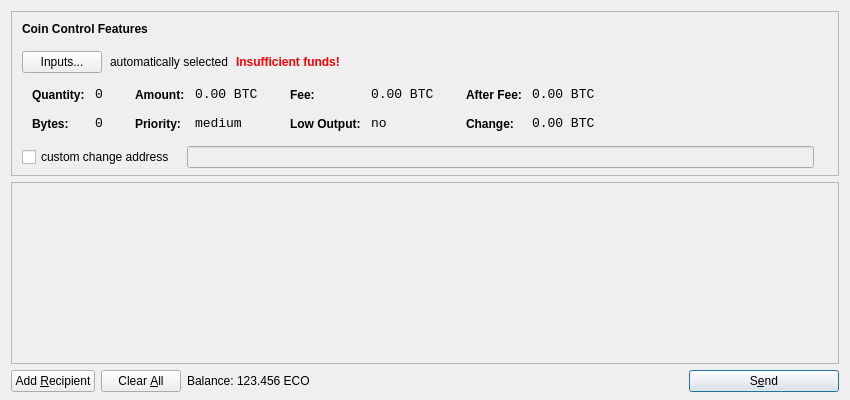
<?xml version="1.0" encoding="UTF-8"?>
<ui version="4.0">
 <class>SendCoinsDialog</class>
 <widget class="QDialog" name="SendCoinsDialog">
  <property name="geometry">
   <rect>
    <x>0</x>
    <y>0</y>
    <width>850</width>
    <height>400</height>
   </rect>
  </property>
  <property name="windowTitle">
   <string>Send Coins</string>
  </property>
  <layout class="QVBoxLayout" name="verticalLayout" stretch="0,1,0">
   <property name="bottomMargin">
    <number>8</number>
   </property>
   <item>
    <widget class="QFrame" name="frameCoinControl">
     <property name="sizePolicy">
      <sizepolicy hsizetype="Expanding" vsizetype="Expanding">
       <horstretch>0</horstretch>
       <verstretch>0</verstretch>
      </sizepolicy>
     </property>
     <property name="maximumSize">
      <size>
       <width>16777215</width>
       <height>16777215</height>
      </size>
     </property>
     <property name="frameShape">
      <enum>QFrame::StyledPanel</enum>
     </property>
     <property name="frameShadow">
      <enum>QFrame::Sunken</enum>
     </property>
     <layout class="QVBoxLayout" name="verticalLayoutCoinControl2">
      <property name="spacing">
       <number>-1</number>
      </property>
      <property name="leftMargin">
       <number>0</number>
      </property>
      <property name="topMargin">
       <number>0</number>
      </property>
      <property name="rightMargin">
       <number>0</number>
      </property>
      <property name="bottomMargin">
       <number>6</number>
      </property>
      <item>
       <layout class="QVBoxLayout" name="verticalLayoutCoinControl" stretch="0,0,0,0,1">
        <property name="spacing">
         <number>0</number>
        </property>
        <property name="leftMargin">
         <number>10</number>
        </property>
        <property name="topMargin">
         <number>10</number>
        </property>
        <item>
         <layout class="QHBoxLayout" name="horizontalLayoutCoinControl1">
          <property name="bottomMargin">
           <number>15</number>
          </property>
          <item>
           <widget class="QLabel" name="labelCoinControlFeatures">
            <property name="sizePolicy">
             <sizepolicy hsizetype="Preferred" vsizetype="Maximum">
              <horstretch>0</horstretch>
              <verstretch>0</verstretch>
             </sizepolicy>
            </property>
            <property name="font">
             <font>
              <weight>75</weight>
              <bold>true</bold>
             </font>
            </property>
            <property name="styleSheet">
             <string notr="true">font-weight:bold;</string>
            </property>
            <property name="text">
             <string>Coin Control Features</string>
            </property>
           </widget>
          </item>
         </layout>
        </item>
        <item>
         <layout class="QHBoxLayout" name="horizontalLayoutCoinControl2" stretch="0,0,0,0">
          <property name="spacing">
           <number>8</number>
          </property>
          <property name="bottomMargin">
           <number>10</number>
          </property>
          <item>
           <widget class="QPushButton" name="pushButtonCoinControl">
            <property name="styleSheet">
             <string notr="true"/>
            </property>
            <property name="text">
             <string>Inputs...</string>
            </property>
           </widget>
          </item>
          <item>
           <widget class="QLabel" name="labelCoinControlAutomaticallySelected">
            <property name="text">
             <string>automatically selected</string>
            </property>
            <property name="margin">
             <number>5</number>
            </property>
           </widget>
          </item>
          <item>
           <widget class="QLabel" name="labelCoinControlInsuffFunds">
            <property name="font">
             <font>
              <weight>75</weight>
              <bold>true</bold>
             </font>
            </property>
            <property name="styleSheet">
             <string notr="true">color:red;font-weight:bold;</string>
            </property>
            <property name="text">
             <string>Insufficient funds!</string>
            </property>
            <property name="margin">
             <number>5</number>
            </property>
           </widget>
          </item>
          <item>
           <spacer name="horizontalSpacerCoinControl">
            <property name="orientation">
             <enum>Qt::Horizontal</enum>
            </property>
            <property name="sizeHint" stdset="0">
             <size>
              <width>40</width>
              <height>1</height>
             </size>
            </property>
           </spacer>
          </item>
         </layout>
        </item>
        <item>
         <widget class="QWidget" name="widgetCoinControl" native="true">
          <property name="sizePolicy">
           <sizepolicy hsizetype="Preferred" vsizetype="Preferred">
            <horstretch>0</horstretch>
            <verstretch>0</verstretch>
           </sizepolicy>
          </property>
          <property name="minimumSize">
           <size>
            <width>0</width>
            <height>0</height>
           </size>
          </property>
          <property name="styleSheet">
           <string notr="true"/>
          </property>
          <layout class="QHBoxLayout" name="horizontalLayoutCoinControl5">
           <property name="margin">
            <number>0</number>
           </property>
           <item>
            <layout class="QHBoxLayout" name="horizontalLayoutCoinControl3" stretch="0,0,0,1">
             <property name="spacing">
              <number>20</number>
             </property>
             <property name="topMargin">
              <number>0</number>
             </property>
             <property name="bottomMargin">
              <number>10</number>
             </property>
             <item>
              <layout class="QFormLayout" name="formLayoutCoinControl1">
               <property name="horizontalSpacing">
                <number>10</number>
               </property>
               <property name="verticalSpacing">
                <number>14</number>
               </property>
               <property name="leftMargin">
                <number>10</number>
               </property>
               <property name="topMargin">
                <number>4</number>
               </property>
               <property name="rightMargin">
                <number>6</number>
               </property>
               <item row="0" column="0">
                <widget class="QLabel" name="labelCoinControlQuantityText">
                 <property name="styleSheet">
                  <string notr="true">font-weight:bold;</string>
                 </property>
                 <property name="text">
                  <string>Quantity:</string>
                 </property>
                 <property name="margin">
                  <number>0</number>
                 </property>
                </widget>
               </item>
               <item row="0" column="1">
                <widget class="QLabel" name="labelCoinControlQuantity">
                 <property name="font">
                  <font>
                   <family>Monospace</family>
                   <pointsize>10</pointsize>
                  </font>
                 </property>
                 <property name="cursor">
                  <cursorShape>IBeamCursor</cursorShape>
                 </property>
                 <property name="contextMenuPolicy">
                  <enum>Qt::ActionsContextMenu</enum>
                 </property>
                 <property name="text">
                  <string notr="true">0</string>
                 </property>
                 <property name="margin">
                  <number>0</number>
                 </property>
                 <property name="textInteractionFlags">
                  <set>Qt::LinksAccessibleByMouse|Qt::TextSelectableByKeyboard|Qt::TextSelectableByMouse</set>
                 </property>
                </widget>
               </item>
               <item row="1" column="0">
                <widget class="QLabel" name="labelCoinControlBytesText">
                 <property name="styleSheet">
                  <string notr="true">font-weight:bold;</string>
                 </property>
                 <property name="text">
                  <string>Bytes:</string>
                 </property>
                </widget>
               </item>
               <item row="1" column="1">
                <widget class="QLabel" name="labelCoinControlBytes">
                 <property name="font">
                  <font>
                   <family>Monospace</family>
                   <pointsize>10</pointsize>
                  </font>
                 </property>
                 <property name="cursor">
                  <cursorShape>IBeamCursor</cursorShape>
                 </property>
                 <property name="contextMenuPolicy">
                  <enum>Qt::ActionsContextMenu</enum>
                 </property>
                 <property name="text">
                  <string notr="true">0</string>
                 </property>
                 <property name="textInteractionFlags">
                  <set>Qt::LinksAccessibleByMouse|Qt::TextSelectableByKeyboard|Qt::TextSelectableByMouse</set>
                 </property>
                </widget>
               </item>
              </layout>
             </item>
             <item>
              <layout class="QFormLayout" name="formLayoutCoinControl2">
               <property name="horizontalSpacing">
                <number>10</number>
               </property>
               <property name="verticalSpacing">
                <number>14</number>
               </property>
               <property name="leftMargin">
                <number>6</number>
               </property>
               <property name="topMargin">
                <number>4</number>
               </property>
               <property name="rightMargin">
                <number>6</number>
               </property>
               <item row="0" column="0">
                <widget class="QLabel" name="labelCoinControlAmountText">
                 <property name="styleSheet">
                  <string notr="true">font-weight:bold;</string>
                 </property>
                 <property name="text">
                  <string>Amount:</string>
                 </property>
                 <property name="margin">
                  <number>0</number>
                 </property>
                </widget>
               </item>
               <item row="0" column="1">
                <widget class="QLabel" name="labelCoinControlAmount">
                 <property name="font">
                  <font>
                   <family>Monospace</family>
                   <pointsize>10</pointsize>
                  </font>
                 </property>
                 <property name="cursor">
                  <cursorShape>IBeamCursor</cursorShape>
                 </property>
                 <property name="contextMenuPolicy">
                  <enum>Qt::ActionsContextMenu</enum>
                 </property>
                 <property name="text">
                  <string notr="true">0.00 BTC</string>
                 </property>
                 <property name="textInteractionFlags">
                  <set>Qt::LinksAccessibleByMouse|Qt::TextSelectableByKeyboard|Qt::TextSelectableByMouse</set>
                 </property>
                </widget>
               </item>
               <item row="1" column="0">
                <widget class="QLabel" name="labelCoinControlPriorityText">
                 <property name="styleSheet">
                  <string notr="true">font-weight:bold;</string>
                 </property>
                 <property name="text">
                  <string>Priority:</string>
                 </property>
                </widget>
               </item>
               <item row="1" column="1">
                <widget class="QLabel" name="labelCoinControlPriority">
                 <property name="font">
                  <font>
                   <family>Monospace</family>
                   <pointsize>10</pointsize>
                  </font>
                 </property>
                 <property name="cursor">
                  <cursorShape>IBeamCursor</cursorShape>
                 </property>
                 <property name="contextMenuPolicy">
                  <enum>Qt::ActionsContextMenu</enum>
                 </property>
                 <property name="text">
                  <string>medium</string>
                 </property>
                 <property name="textInteractionFlags">
                  <set>Qt::LinksAccessibleByMouse|Qt::TextSelectableByKeyboard|Qt::TextSelectableByMouse</set>
                 </property>
                </widget>
               </item>
              </layout>
             </item>
             <item>
              <layout class="QFormLayout" name="formLayoutCoinControl3">
               <property name="horizontalSpacing">
                <number>10</number>
               </property>
               <property name="verticalSpacing">
                <number>14</number>
               </property>
               <property name="leftMargin">
                <number>6</number>
               </property>
               <property name="topMargin">
                <number>4</number>
               </property>
               <property name="rightMargin">
                <number>6</number>
               </property>
               <item row="0" column="0">
                <widget class="QLabel" name="labelCoinControlFeeText">
                 <property name="styleSheet">
                  <string notr="true">font-weight:bold;</string>
                 </property>
                 <property name="text">
                  <string>Fee:</string>
                 </property>
                 <property name="margin">
                  <number>0</number>
                 </property>
                </widget>
               </item>
               <item row="0" column="1">
                <widget class="QLabel" name="labelCoinControlFee">
                 <property name="font">
                  <font>
                   <family>Monospace</family>
                   <pointsize>10</pointsize>
                  </font>
                 </property>
                 <property name="cursor">
                  <cursorShape>IBeamCursor</cursorShape>
                 </property>
                 <property name="contextMenuPolicy">
                  <enum>Qt::ActionsContextMenu</enum>
                 </property>
                 <property name="text">
                  <string notr="true">0.00 BTC</string>
                 </property>
                 <property name="textInteractionFlags">
                  <set>Qt::LinksAccessibleByMouse|Qt::TextSelectableByKeyboard|Qt::TextSelectableByMouse</set>
                 </property>
                </widget>
               </item>
               <item row="1" column="0">
                <widget class="QLabel" name="labelCoinControlLowOutputText">
                 <property name="styleSheet">
                  <string notr="true">font-weight:bold;</string>
                 </property>
                 <property name="text">
                  <string>Low Output:</string>
                 </property>
                </widget>
               </item>
               <item row="1" column="1">
                <widget class="QLabel" name="labelCoinControlLowOutput">
                 <property name="font">
                  <font>
                   <family>Monospace</family>
                   <pointsize>10</pointsize>
                  </font>
                 </property>
                 <property name="cursor">
                  <cursorShape>IBeamCursor</cursorShape>
                 </property>
                 <property name="contextMenuPolicy">
                  <enum>Qt::ActionsContextMenu</enum>
                 </property>
                 <property name="text">
                  <string>no</string>
                 </property>
                 <property name="textInteractionFlags">
                  <set>Qt::LinksAccessibleByMouse|Qt::TextSelectableByKeyboard|Qt::TextSelectableByMouse</set>
                 </property>
                </widget>
               </item>
              </layout>
             </item>
             <item>
              <layout class="QFormLayout" name="formLayoutCoinControl4">
               <property name="horizontalSpacing">
                <number>10</number>
               </property>
               <property name="verticalSpacing">
                <number>14</number>
               </property>
               <property name="leftMargin">
                <number>6</number>
               </property>
               <property name="topMargin">
                <number>4</number>
               </property>
               <property name="rightMargin">
                <number>6</number>
               </property>
               <item row="0" column="0">
                <widget class="QLabel" name="labelCoinControlAfterFeeText">
                 <property name="styleSheet">
                  <string notr="true">font-weight:bold;</string>
                 </property>
                 <property name="text">
                  <string>After Fee:</string>
                 </property>
                 <property name="margin">
                  <number>0</number>
                 </property>
                </widget>
               </item>
               <item row="0" column="1">
                <widget class="QLabel" name="labelCoinControlAfterFee">
                 <property name="font">
                  <font>
                   <family>Monospace</family>
                   <pointsize>10</pointsize>
                  </font>
                 </property>
                 <property name="cursor">
                  <cursorShape>IBeamCursor</cursorShape>
                 </property>
                 <property name="contextMenuPolicy">
                  <enum>Qt::ActionsContextMenu</enum>
                 </property>
                 <property name="text">
                  <string notr="true">0.00 BTC</string>
                 </property>
                 <property name="textInteractionFlags">
                  <set>Qt::LinksAccessibleByMouse|Qt::TextSelectableByKeyboard|Qt::TextSelectableByMouse</set>
                 </property>
                </widget>
               </item>
               <item row="1" column="0">
                <widget class="QLabel" name="labelCoinControlChangeText">
                 <property name="styleSheet">
                  <string notr="true">font-weight:bold;</string>
                 </property>
                 <property name="text">
                  <string>Change:</string>
                 </property>
                </widget>
               </item>
               <item row="1" column="1">
                <widget class="QLabel" name="labelCoinControlChange">
                 <property name="font">
                  <font>
                   <family>Monospace</family>
                   <pointsize>10</pointsize>
                  </font>
                 </property>
                 <property name="cursor">
                  <cursorShape>IBeamCursor</cursorShape>
                 </property>
                 <property name="contextMenuPolicy">
                  <enum>Qt::ActionsContextMenu</enum>
                 </property>
                 <property name="text">
                  <string notr="true">0.00 BTC</string>
                 </property>
                 <property name="textInteractionFlags">
                  <set>Qt::LinksAccessibleByMouse|Qt::TextSelectableByKeyboard|Qt::TextSelectableByMouse</set>
                 </property>
                </widget>
               </item>
              </layout>
             </item>
            </layout>
           </item>
          </layout>
         </widget>
        </item>
        <item>
         <layout class="QHBoxLayout" name="horizontalLayoutCoinControl4" stretch="0,0,0">
          <property name="spacing">
           <number>12</number>
          </property>
          <property name="sizeConstraint">
           <enum>QLayout::SetDefaultConstraint</enum>
          </property>
          <property name="topMargin">
           <number>5</number>
          </property>
          <property name="rightMargin">
           <number>5</number>
          </property>
          <item>
           <widget class="QCheckBox" name="checkBoxCoinControlChange">
            <property name="text">
             <string>custom change address</string>
            </property>
           </widget>
          </item>
          <item>
           <widget class="QLineEdit" name="lineEditCoinControlChange">
            <property name="enabled">
             <bool>false</bool>
            </property>
            <property name="sizePolicy">
             <sizepolicy hsizetype="Expanding" vsizetype="Fixed">
              <horstretch>0</horstretch>
              <verstretch>0</verstretch>
             </sizepolicy>
            </property>
           </widget>
          </item>
          <item>
           <widget class="QLabel" name="labelCoinControlChangeLabel">
            <property name="sizePolicy">
             <sizepolicy hsizetype="Preferred" vsizetype="Expanding">
              <horstretch>0</horstretch>
              <verstretch>0</verstretch>
             </sizepolicy>
            </property>
            <property name="minimumSize">
             <size>
              <width>0</width>
              <height>0</height>
             </size>
            </property>
            <property name="text">
             <string/>
            </property>
            <property name="margin">
             <number>3</number>
            </property>
           </widget>
          </item>
         </layout>
        </item>
        <item>
         <spacer name="verticalSpacerCoinControl">
          <property name="orientation">
           <enum>Qt::Vertical</enum>
          </property>
          <property name="sizeHint" stdset="0">
           <size>
            <width>800</width>
            <height>1</height>
           </size>
          </property>
         </spacer>
        </item>
       </layout>
      </item>
     </layout>
    </widget>
   </item>
   <item>
    <widget class="QScrollArea" name="scrollArea">
     <property name="widgetResizable">
      <bool>true</bool>
     </property>
     <widget class="QWidget" name="scrollAreaWidgetContents">
      <property name="geometry">
       <rect>
        <x>0</x>
        <y>0</y>
        <width>830</width>
        <height>165</height>
       </rect>
      </property>
      <layout class="QVBoxLayout" name="verticalLayout_2">
       <property name="margin">
        <number>0</number>
       </property>
       <item>
        <layout class="QVBoxLayout" name="entries">
         <property name="spacing">
          <number>6</number>
         </property>
        </layout>
       </item>
       <item>
        <spacer name="verticalSpacer">
         <property name="orientation">
          <enum>Qt::Vertical</enum>
         </property>
         <property name="sizeHint" stdset="0">
          <size>
           <width>20</width>
           <height>40</height>
          </size>
         </property>
        </spacer>
       </item>
      </layout>
     </widget>
    </widget>
   </item>
   <item>
    <layout class="QHBoxLayout" name="horizontalLayout">
     <item>
      <widget class="QPushButton" name="addButton">
       <property name="toolTip">
        <string>Send to multiple recipients at once</string>
       </property>
       <property name="text">
        <string>Add &amp;Recipient</string>
       </property>
       <property name="icon">
        <iconset resource="../bitcoin.qrc">
         <normaloff>:/icons/add</normaloff>:/icons/add</iconset>
       </property>
       <property name="autoDefault">
        <bool>false</bool>
       </property>
      </widget>
     </item>
     <item>
      <widget class="QPushButton" name="clearButton">
       <property name="sizePolicy">
        <sizepolicy hsizetype="Minimum" vsizetype="Fixed">
         <horstretch>0</horstretch>
         <verstretch>0</verstretch>
        </sizepolicy>
       </property>
       <property name="toolTip">
        <string>Remove all transaction fields</string>
       </property>
       <property name="text">
        <string>Clear &amp;All</string>
       </property>
       <property name="icon">
        <iconset resource="../bitcoin.qrc">
         <normaloff>:/icons/remove</normaloff>:/icons/remove</iconset>
       </property>
       <property name="autoRepeatDelay">
        <number>300</number>
       </property>
       <property name="autoDefault">
        <bool>false</bool>
       </property>
      </widget>
     </item>
     <item>
      <layout class="QHBoxLayout" name="horizontalLayout_2">
       <property name="spacing">
        <number>3</number>
       </property>
       <item>
        <widget class="QLabel" name="label">
         <property name="text">
          <string>Balance:</string>
         </property>
        </widget>
       </item>
       <item>
        <widget class="QLabel" name="labelBalance">
         <property name="cursor">
          <cursorShape>IBeamCursor</cursorShape>
         </property>
         <property name="text">
          <string>123.456 ECO</string>
         </property>
         <property name="textInteractionFlags">
          <set>Qt::LinksAccessibleByMouse|Qt::TextSelectableByKeyboard|Qt::TextSelectableByMouse</set>
         </property>
        </widget>
       </item>
      </layout>
     </item>
     <item>
      <spacer name="horizontalSpacer">
       <property name="orientation">
        <enum>Qt::Horizontal</enum>
       </property>
       <property name="sizeHint" stdset="0">
        <size>
         <width>40</width>
         <height>20</height>
        </size>
       </property>
      </spacer>
     </item>
     <item>
      <widget class="QPushButton" name="sendButton">
       <property name="minimumSize">
        <size>
         <width>150</width>
         <height>0</height>
        </size>
       </property>
       <property name="toolTip">
        <string>Confirm the send action</string>
       </property>
       <property name="text">
        <string>S&amp;end</string>
       </property>
       <property name="icon">
        <iconset resource="../bitcoin.qrc">
         <normaloff>:/icons/send</normaloff>:/icons/send</iconset>
       </property>
       <property name="default">
        <bool>true</bool>
       </property>
      </widget>
     </item>
    </layout>
   </item>
  </layout>
 </widget>
 <resources>
  <include location="../bitcoin.qrc"/>
 </resources>
 <connections/>
</ui>
